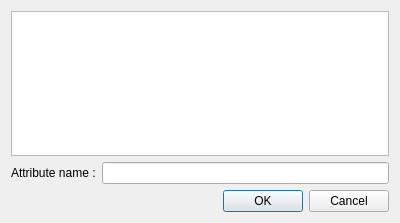
<?xml version="1.0" encoding="UTF-8"?>
<ui version="4.0">
 <class>ComputeNormalsDialog</class>
 <widget class="QDialog" name="ComputeNormalsDialog">
  <property name="geometry">
   <rect>
    <x>0</x>
    <y>0</y>
    <width>400</width>
    <height>223</height>
   </rect>
  </property>
  <property name="windowTitle">
   <string>Compute Normals</string>
  </property>
  <layout class="QVBoxLayout" name="verticalLayout">
   <item>
    <widget class="QListWidget" name="mapList"/>
   </item>
   <item>
    <layout class="QHBoxLayout" name="horizontalLayout">
     <item>
      <widget class="QLabel" name="label">
       <property name="text">
        <string>Attribute name :</string>
       </property>
      </widget>
     </item>
     <item>
      <widget class="QLineEdit" name="attributeName"/>
     </item>
    </layout>
   </item>
   <item>
    <widget class="QDialogButtonBox" name="buttonBox">
     <property name="orientation">
      <enum>Qt::Horizontal</enum>
     </property>
     <property name="standardButtons">
      <set>QDialogButtonBox::Cancel|QDialogButtonBox::Ok</set>
     </property>
    </widget>
   </item>
  </layout>
 </widget>
 <resources/>
 <connections>
  <connection>
   <sender>buttonBox</sender>
   <signal>accepted()</signal>
   <receiver>ComputeNormalsDialog</receiver>
   <slot>accept()</slot>
   <hints>
    <hint type="sourcelabel">
     <x>248</x>
     <y>254</y>
    </hint>
    <hint type="destinationlabel">
     <x>157</x>
     <y>274</y>
    </hint>
   </hints>
  </connection>
  <connection>
   <sender>buttonBox</sender>
   <signal>rejected()</signal>
   <receiver>ComputeNormalsDialog</receiver>
   <slot>reject()</slot>
   <hints>
    <hint type="sourcelabel">
     <x>316</x>
     <y>260</y>
    </hint>
    <hint type="destinationlabel">
     <x>286</x>
     <y>274</y>
    </hint>
   </hints>
  </connection>
 </connections>
</ui>
